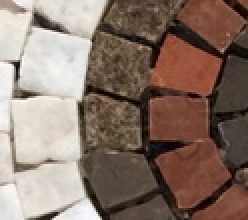
#> input picture data/mosaics/mosaic7_crop.jpg, 124 x 110 px, found by its file name (shown 2 times larger)
$ python texture_segmentation.py
#> lines starting #> are read from the running program, lines starting #| are printed output that depends on the picture
import cv2
import matplotlib.pyplot as plt
import numpy as np
from scipy import ndimage as ndi

from skimage.util import img_as_float
from skimage.filters import gabor_kernel


def compute_feats(image, kernels):
    feats = np.zeros((len(kernels), 2), dtype=np.double)
    for k, kernel in enumerate(kernels):
        filtered = ndi.convolve(image, kernel, mode='reflect')
        feats[k, 0] = filtered.mean()
        feats[k, 1] = filtered.var()
    return feats


def match(feats, ref_feats):
    min_error = np.inf
    min_i = None
    for i in range(ref_feats.shape[0]):
        error = np.sum((feats - ref_feats[i, :])**2)
        if error < min_error:
            min_error = error
            min_i = i
    return min_i


def power(image, kernel):
    # Normalize images for better comparison.
    image = (image - image.mean()) / image.std()
    return np.sqrt(ndi.convolve(image, np.real(kernel), mode='wrap')**2 +
                   ndi.convolve(image, np.imag(kernel), mode='wrap')**2)


def get_filters():
    # prepare filter bank kernels
    kernels = []
    for theta in range(4):
        theta = theta / 4. * np.pi
        for sigma in (1, 3):
            for frequency in (0.05, 0.25):
                kernel = np.real(gabor_kernel(frequency, theta=theta,
                                              sigma_x=sigma, sigma_y=sigma))
                kernels.append(kernel)
    return kernels

if __name__ == '__main__':
    kernels = get_filters()

    img = cv2.imread('/home/ariel/Downloads/mosaic7_crop.jpg', cv2.IMREAD_GRAYSCALE).astype(np.float32)
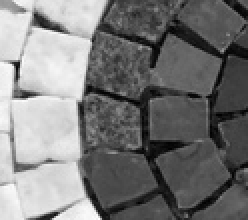
#> img: shape (110, 124) float32 (shown 2 times larger); min 0, max 255, mean 121.1

    patch = img[30-5: 30+5, 30-5: 30+5]

    patch_reactions = np.dstack([ndi.convolve(patch, kernel, mode='reflect') for kernel in kernels])
    img_reactions = np.dstack([ndi.convolve(img, kernel, mode='reflect') for kernel in kernels])


    res = np.zeros_like(img)
    for r in range(5, img.shape[0]-5):
        for c in range(5, img.shape[1]-5):
            res[r, c] = np.mean(np.abs(img_reactions[r - 5: r + 5, c - 5: c + 5] - patch_reactions))
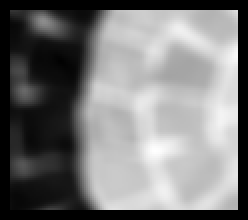
#> res: shape (110, 124) float32 (shown 2 times larger); min 0, max 93.72, mean 44.5; drawn with min black and max white

    plt.imshow(res)
    plt.show()

$ run again, with data/mosaics/File-4_crop.png saved as data/mosaics/mosaic7_crop.jpg
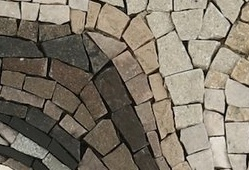
#> input picture data/mosaics/File-4_crop.png, 249 x 170 px, found by its file name
#> `img = cv2.imread('/home/ariel/Downloads/mosaic7_crop.jpg', cv2.IMREAD_..`:
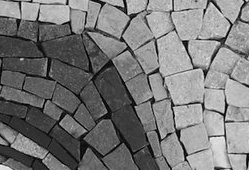
#> img: shape (170, 249) float32; min 0, max 242, mean 119.7
#> after the loop `for r in range(5, img.shape[0]-5):`:
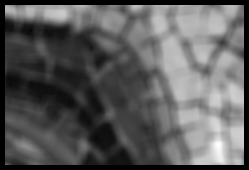
#> res: shape (170, 249) float32; min 0, max 58.35, mean 21; drawn with min black and max white
